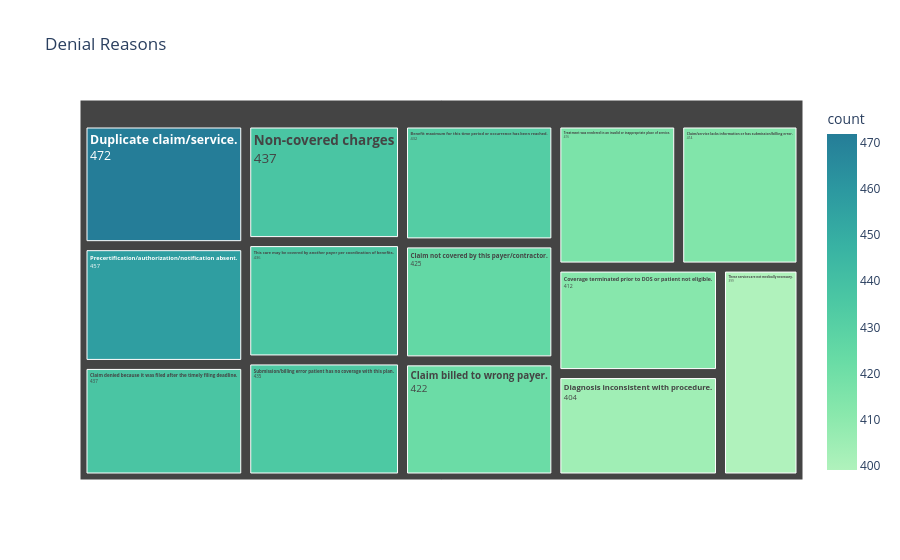

This figure's notebook cell:
### Code cell
# 1️. Denial Reasons
import plotly.express as px
top_denials = denials["denial_reason_description"].value_counts().reset_index()
top_denials.columns = ['denial_reason', 'count']
fig = px.treemap(
    top_denials,
    path=['denial_reason'],
    values='count',  
    color='count',
    color_continuous_scale='Tealgrn',
    title='Denial Reasons'
)
fig.update_traces(
    textinfo="label+value",
    textfont_size=14,
    tiling=dict(pad=10) 
)
max_count = top_denials['count'].max()
fig.update_traces(
    texttemplate="<b>%{label}</b><br>%{value}")  
fig.show()

### Figure 1 — Plotly figure (JSON) as saved in the notebook; plotly's stock layout.template omitted (floating-point values rounded to 4 significant figures)
{"data": [{"branchvalues": "total", "customdata": [[432], [422], [437], [425], [414], [412], [404], [472], [437], [457], [435], [399], [436], [416]], "domain": {"x": [0, 1], "y": [0, 1]}, "hovertemplate": "labels=%{label}<br>count_sum=%{value}<br>parent=%{parent}<br>id=%{id}<br>count=%{color}<extra></extra>", "ids": ["Benefit maximum for this time period or occurrence has been reached.", "Claim billed to wrong payer.", "Claim denied because it was filed after the timely filing deadline.", "Claim not covered by this payer/contractor.", "Claim/service lacks information or has submission/billing error.", "Coverage terminated prior to DOS or patient not eligible.", "Diagnosis inconsistent with procedure.", "Duplicate claim/service.", "Non-covered charges", "Precertification/authorization/notification absent.", "Submission/billing error patient has no coverage with this plan.", "These services are not medically necessary.", "This care may be covered by another payer per coordination of benefits.", "Treatment was rendered in an invalid or inappropriate place of service."], "labels": ["Benefit maximum for this time period or occurrence has been reached.", "Claim billed to wrong payer.", "Claim denied because it was filed after the timely filing deadline.", "Claim not covered by this payer/contractor.", "Claim/service lacks information or has submission/billing error.", "Coverage terminated prior to DOS or patient not eligible.", "Diagnosis inconsistent with procedure.", "Duplicate claim/service.", "Non-covered charges", "Precertification/authorization/notification absent.", "Submission/billing error patient has no coverage with this plan.", "These services are not medically necessary.", "This care may be covered by another payer per coordination of benefits.", "Treatment was rendered in an invalid or inappropriate place of service."], "marker": {"coloraxis": "coloraxis", "colors": [432, 422, 437, 425, 414, 412, 404, 472, 437, 457, 435, 399, 436, 416]}, "name": "", "parents": ["", "", "", "", "", "", "", "", "", "", "", "", "", ""], "textfont": {"size": 14}, "textinfo": "label+value", "texttemplate": "<b>%{label}</b><br>%{value}", "tiling": {"pad": 10}, "type": "treemap", "values": [432, 422, 437, 425, 414, 412, 404, 472, 437, 457, 435, 399, 436, 416]}], "layout": {"coloraxis": {"colorbar": {"title": {"text": "count"}}, "colorscale": [[0, "rgb(176, 242, 188)"], [0.1667, "rgb(137, 232, 172)"], [0.3333, "rgb(103, 219, 165)"], [0.5, "rgb(76, 200, 163)"], [0.6667, "rgb(56, 178, 163)"], [0.8333, "rgb(44, 152, 160)"], [1, "rgb(37, 125, 152)"]]}, "legend": {"tracegroupgap": 0}, "title": {"text": "Denial Reasons"}}}
